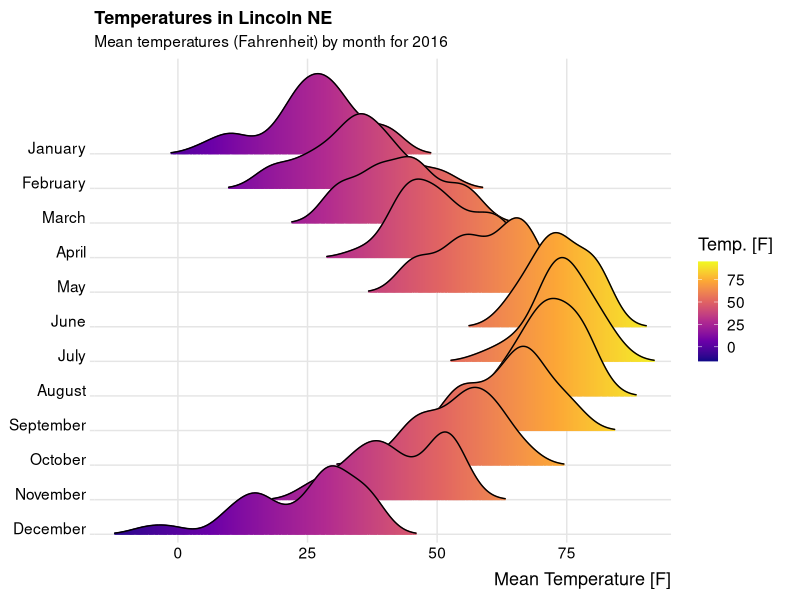
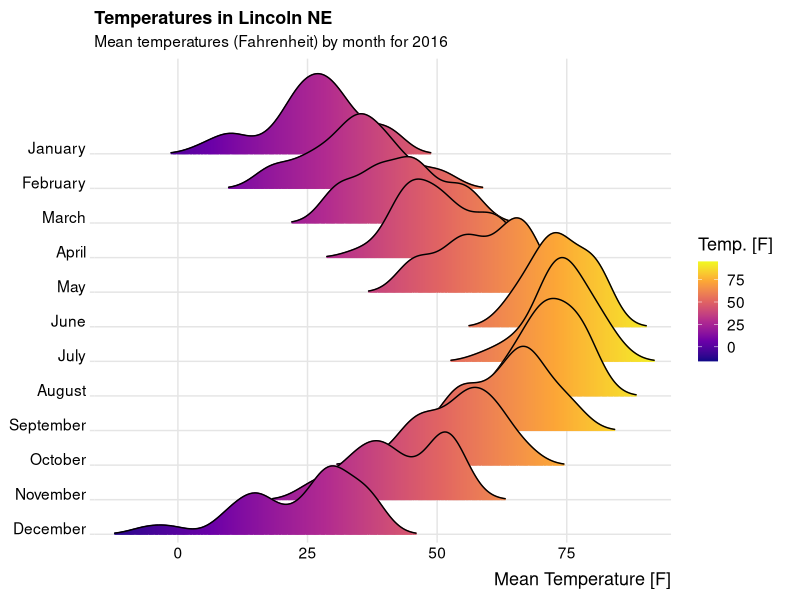

These figures' R source, in order:
## ---- chunk 1
knitr::opts_chunk$set(echo = TRUE, comment = NA)
## ---- chunk 2
library(ggplot2)
library(ggridges)
library(here)

pa <- here::here()
fi <- paste0(pa, "/plt/lincoln_nebraska_weather.png")
## ---- chunk 3
plt <- ggplot(lincoln_weather,
              aes(x = `Mean Temperature [F]`,
                  y = Month, fill = stat(x))) +
       geom_density_ridges_gradient(scale = 3,
                                    rel_min_height = 0.01,
                                    gradient_lwd = 1.) +
       scale_x_continuous(expand = c(0, 0)) +
       scale_y_discrete(expand = expansion(mult = c(0.01, 0.25))) +
       scale_fill_viridis_c(name = "Temp. [F]", option = "C") +
       labs(title = 'Temperatures in Lincoln NE',
            subtitle = 'Mean temperatures (Fahrenheit) by month for 2016') +
      theme_ridges(font_size = 13, grid = TRUE) + 
      theme(axis.title.y = element_blank())

plt
## ---- chunk 4
ggsave(plt, file=fi, width=9.0, height=6.0, units="in", dpi=300)
